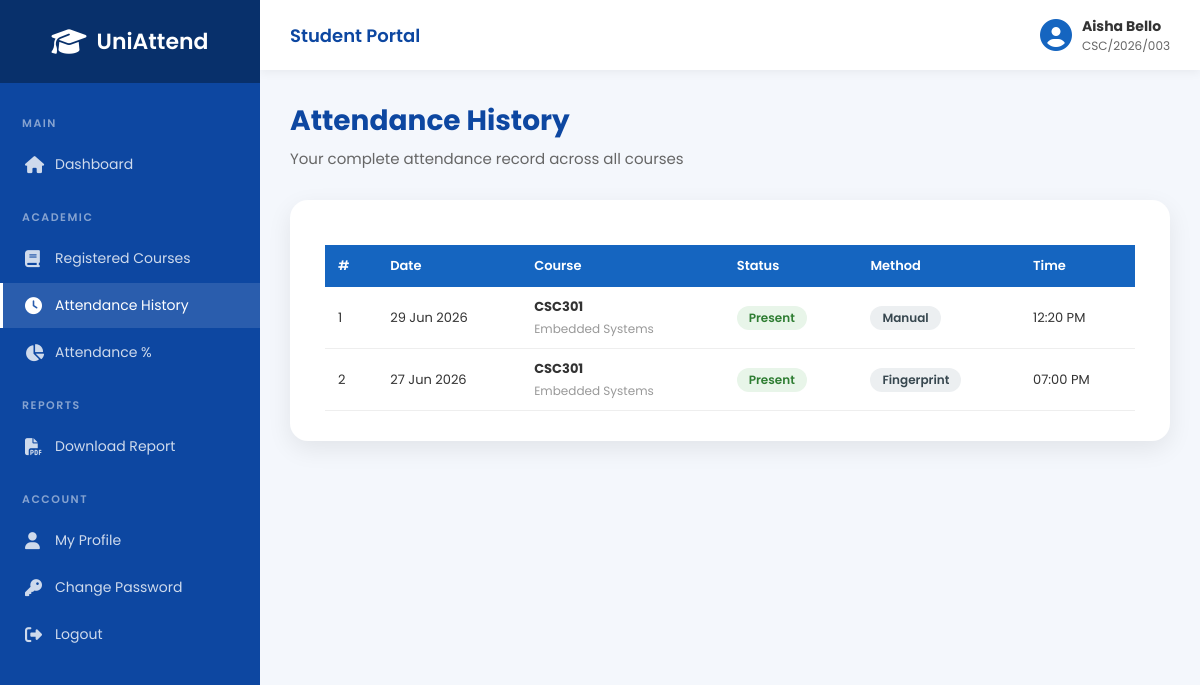
The app's page /student/attendance_history.php (signed in) with its own data.
### tables this page shows
CREATE TABLE `attendance_records` (
  `id` int(11) NOT NULL,
  `attendance_session_id` int(11) NOT NULL,
  `student_id` int(11) NOT NULL,
  `course_id` int(11) NOT NULL,
  `verification_method` enum('Fingerprint','RFID','Manual') DEFAULT NULL,
  `attendance_status` enum('Present','Late','Absent') DEFAULT 'Present',
  `marked_at` timestamp NOT NULL DEFAULT current_timestamp(),
  `marked_by` varchar(50) DEFAULT 'device',
  `manual_reason` varchar(255) DEFAULT NULL
);

CREATE TABLE `attendance_sessions` (
  `id` int(11) NOT NULL,
  `course_id` int(11) NOT NULL,
  `lecturer_id` int(11) NOT NULL,
  `academic_session_id` int(11) NOT NULL,
  `semester_id` int(11) NOT NULL,
  `session_date` date NOT NULL,
  `start_time` time NOT NULL,
  `end_time` time DEFAULT NULL,
  `status` enum('Active','Ended') DEFAULT 'Active',
  `created_at` timestamp NOT NULL DEFAULT current_timestamp(),
  `duration_minutes` int(11) DEFAULT NULL,
  `auto_end_at` datetime DEFAULT NULL,
  `attendance_method` enum('fingerprint','rfid','both') DEFAULT 'both'
);

CREATE TABLE `courses` (
  `id` int(11) NOT NULL,
  `department_id` int(11) NOT NULL,
  `course_code` varchar(20) NOT NULL,
  `course_title` varchar(150) NOT NULL,
  `course_unit` int(11) NOT NULL,
  `level` varchar(20) NOT NULL,
  `semester_id` int(11) NOT NULL,
  `created_at` timestamp NOT NULL DEFAULT current_timestamp()
);

### student/attendance_history.php (the view, shortened to what this page needs)
<?php
require_once '../php/db_connect.php';
$student_id = $_SESSION['student_id'];
$result = $conn->prepare("SELECT ar.attendance_status, ar.verification_method, ar.marked_at, ats.session_date, c.course_code, c.course_title FROM attendance_records ar JOIN attendance_sessions ats ON ar.attendance_session_id = ats.id JOIN courses c ON ar.course_id = c.id WHERE ar.student_id = ? ORDER BY ats.session_date DESC, ar.marked_at DESC");
$result->bind_param("i", $student_id);
$result->execute();
$result = $result->get_result();
include 'includes/header.php';
include 'includes/sidebar.php';
include 'includes/topbar.php';
?>
<div class="main-content">
<div class="page-title"><h1>Attendance History</h1><p>Your complete attendance record across all courses</p></div>
<div class="form-box">
<div class="table-wrap">
<table class="datatable">
<thead><tr><th>#</th><th>Date</th><th>Course</th><th>Status</th><th>Method</th><th>Time</th></tr></thead>
<tbody>
<?php if ($result->num_rows > 0) { $sn = 1; while ($row = $result->fetch_assoc()) { ?>
<tr>
<td><?php echo $sn++; ?></td>
<td><?php echo date('d M Y', strtotime($row['session_date'])); ?></td>
<td><strong><?php echo htmlspecialchars($row['course_code']); ?></strong><br><small><?php echo htmlspecialchars($row['course_title']); ?></small></td>
<td>
<?php
$s = $row['attendance_status'];
if ($s == 'Present') echo '<span class="badge badge-success">Present</span>';
elseif ($s == 'Late') echo '<span class="badge badge-warning">Late</span>';
else echo '<span class="badge badge-danger">Absent</span>';
?>
</td>
<td><span class="badge badge-dark"><?php echo $row['verification_method'] ?? '-'; ?></span></td>
<td><?php echo date('h:i A', strtotime($row['marked_at'])); ?></td>
</tr>
<?php } } else { ?>
<tr><td colspan="6" style="text-align:center;color:#999;padding:30px;">No attendance records found.</td></tr>
<?php } ?>
</tbody>
</table>
</div>
</div>
</div>
<?php include 'includes/footer.php'; ?>

### admin/assets/css/style.css (style rules this page uses)
:root { --primary: #1565c0; --primary-dark: #0d47a1; --primary-light: #42a5f5; --sidebar-bg: #0d47a1; --sidebar-dark: #08306b; --success: #4caf50; --success-bg: #e8f5e9; --success-text: #2e7d32; --danger: #e53935; --danger-bg: #ffebee; --danger-text: #c62828; --warning: #fb8c00; --warning-bg: #fff3e0; --warning-text: #e65100; --info: #2196f3; --info-bg: #e3f2fd; --info-text: #1565c0; --purple: #8e24aa; --dark: #37474f; --bg: #f4f7fc; --card-bg: #ffffff; --text: #333; --text-light: #666; --border: #e0e0e0; --radius: 18px; --radius-sm: 10px; --shadow: 0 8px 25px rgba(0,0,0,.08); --shadow-hover: 0 12px 35px rgba(0,0,0,.12); --transition: .3s; }
* { margin:0; padding:0; box-sizing:border-box; font-family:'Poppins',sans-serif; }
body { background:var(--bg); color:var(--text); min-height:100vh; }
.main-content { margin-left:260px; padding:30px; width:calc(100% - 260px); }
.page-title { margin-bottom:25px; }
.page-title h1 { font-size:28px; font-weight:700; color:var(--primary-dark); }
.page-title p { margin-top:5px; color:var(--text-light); font-size:15px; }
.form-box { max-width:1100px; margin:30px auto; background:var(--card-bg); padding:30px 35px; border-radius:var(--radius); box-shadow:var(--shadow); }
.form-box small { display:block; color:#999; font-size:12px; margin-top:3px; }
.table-wrap { overflow-x:auto; margin-top:15px; }
.form-box table, .dashboard-box table { width:100%; border-collapse:collapse; font-size:13px; }
.form-box table th, .dashboard-box table th { background:var(--primary); color:#fff; padding:11px 13px; text-align:left; font-weight:600; white-space:nowrap; }
.form-box table td, .dashboard-box table td { padding:10px 13px; border-bottom:1px solid #eee; vertical-align:middle; }
.badge { display:inline-block; padding:3px 12px; border-radius:20px; font-size:12px; font-weight:600; text-align:center; }
.badge-success { background:var(--success-bg); color:var(--success-text); }
.badge-dark { background:#eceff1; color:#37474f; }
.fade-in { animation:fadeIn .4s ease; }

### records on screen
attendance_records: attendance_session.session_date "29 Jun 2026", course.course_code "CSC301", course.course_title "Embedded Systems", attendance_status "Present", verification_method "Manual", marked_at "12:20 PM"
attendance_records: attendance_session.session_date "27 Jun 2026", course.course_code "CSC301", course.course_title "Embedded Systems", attendance_status "Present", verification_method "Fingerprint", marked_at "07:00 PM"

### other values on screen
$studentName "Aisha Bello"
$matricNo "CSC/2026/003"
